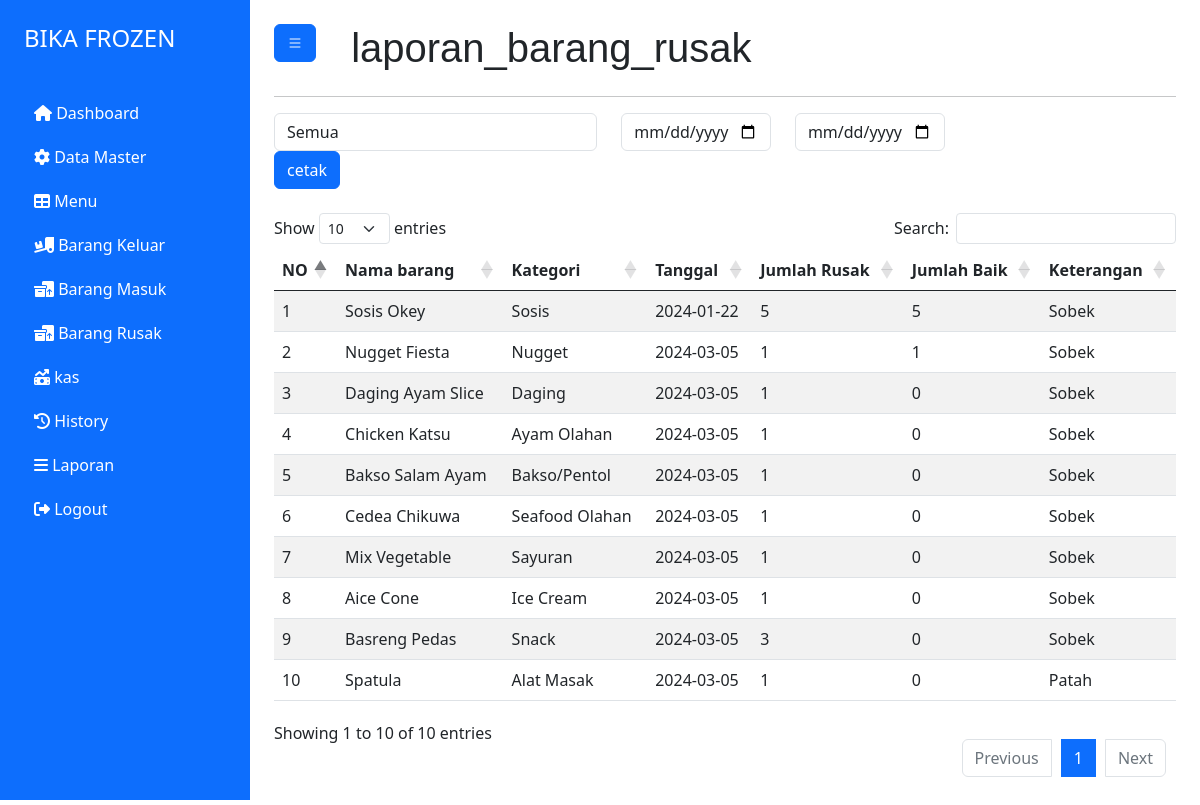
Screenshot of /index.php?page=laporan_barang_rusak (signed in) with the database file from the repository.
### tables this page shows
CREATE TABLE `kondisi_barang` (
  `id_kondisi` int(11) NOT NULL,
  `id_barang` int(11) NOT NULL,
  `total` int(11) NOT NULL,
  `jumlah_baik` int(11) NOT NULL,
  `tgl` date NOT NULL,
  `keterangan` text NOT NULL
);

CREATE TABLE `barang` (
  `id_barang` int(11) NOT NULL,
  `id_kategori` int(11) NOT NULL,
  `nm_barang` varchar(100) NOT NULL,
  `jumlah` int(10) NOT NULL,
  `foto` varchar(150) NOT NULL,
  `harga` varchar(20) NOT NULL
);

CREATE TABLE `kategori` (
  `id_kategori` int(11) NOT NULL,
  `nm_kategori` varchar(50) NOT NULL
);

### halaman/barang_rusak/laporan.php (the view, shortened to what this page needs)
<?php
    include "././koneksi.php";
    @$id_k = substr($_GET['id_kategori'],0,4);
    if(empty($id_k)){
        $query = mysqli_query($koneksi,"SELECT * FROM `kondisi_barang` JOIN barang ON barang.id_barang = kondisi_barang.id_barang JOIN kategori ON kategori.id_kategori = barang.id_kategori");
    }else{
        $query = mysqli_query($koneksi,"SELECT * FROM `kondisi_barang` JOIN barang ON barang.id_barang = kondisi_barang.id_barang JOIN kategori ON kategori.id_kategori = barang.id_kategori WHERE barang.id_kategori = '$id_k'");
    }
?>
<div class="row">
    <div class="col-9">
        <form action="halaman/barang_rusak/cetak.php" method="get">
            <div class="row">
                <div class="col-6">
                    <select name="id_kategori" class="form-control" id="">
                        <option value="">Semua</option>
                    </select>
                </div>
                <div class="col-3">
                    <input type="date" class="form-control" name="dari" required>
                </div>
                <div class="col-3">
                    <input type="date" class="form-control" name="sampai" required>
                </div>
                <div class="col-3">
                    <button type="submit" class="btn btn-primary">cetak</button>
                </div>
            </div>
        </form>
    </div>
</div>
<div>
    <br>
    <table id="example" class="table table-striped" style="width:100%">
        <thead>
            <tr>
                <th>NO</th>
                <th>Nama barang</th>
                <th>Kategori</th>
                <th>Tanggal</th>
                <th>Jumlah Rusak</th>
                <th>Jumlah Baik</th>
                <th>Keterangan</th>
            </tr>
        </thead>
        <tbody>
            <?php
                $no = 1;
                while($row = mysqli_fetch_array($query)){
                    ?>
            <tr>
                <td><?= $no++ ?></td>
                <td><?= $row['nm_barang'] ?></td>
                <td><?= $row['nm_kategori'] ?></td>
                <td><?= $row['tgl'] ?></td>
                <td><?= $row['total'] ?></td>
                <td><?= $row['jumlah_baik'] ?></td>
                <td><?= $row['keterangan'] ?></td>
            </tr>
            <?php
                }
            ?>
        </tbody>
    </table>
</div>

### rows the page displays
kondisi_barang: id_barang.nm_barang "Sosis Okey", kategori.nm_kategori "Sosis", tgl "2024-01-22", total "5", jumlah_baik "5", keterangan "Sobek"
kondisi_barang: id_barang.nm_barang "Nugget Fiesta", kategori.nm_kategori "Nugget", tgl "2024-03-05", total "1", jumlah_baik "1", keterangan "Sobek"
kondisi_barang: id_barang.nm_barang "Daging Ayam Slice", kategori.nm_kategori "Daging", tgl "2024-03-05", total "1", jumlah_baik "0", keterangan "Sobek"
kondisi_barang: id_barang.nm_barang "Chicken Katsu", kategori.nm_kategori "Ayam Olahan", tgl "2024-03-05", total "1", jumlah_baik "0", keterangan "Sobek"
kondisi_barang: id_barang.nm_barang "Bakso Salam Ayam", kategori.nm_kategori "Bakso/Pentol", tgl "2024-03-05", total "1", jumlah_baik "0", keterangan "Sobek"
kondisi_barang: id_barang.nm_barang "Cedea Chikuwa", kategori.nm_kategori "Seafood Olahan", tgl "2024-03-05", total "1", jumlah_baik "0", keterangan "Sobek"
kondisi_barang: id_barang.nm_barang "Mix Vegetable", kategori.nm_kategori "Sayuran", tgl "2024-03-05", total "1", jumlah_baik "0", keterangan "Sobek"
kondisi_barang: id_barang.nm_barang "Aice Cone", kategori.nm_kategori "Ice Cream", tgl "2024-03-05", total "1", jumlah_baik "0", keterangan "Sobek"
kondisi_barang: id_barang.nm_barang "Basreng Pedas", kategori.nm_kategori "Snack", tgl "2024-03-05", total "3", jumlah_baik "0", keterangan "Sobek"
kondisi_barang: id_barang.nm_barang "Spatula", kategori.nm_kategori "Alat Masak", tgl "2024-03-05", total "1", jumlah_baik "0", keterangan "Patah"

### other values shown
$hal "laporan_barang_rusak"
